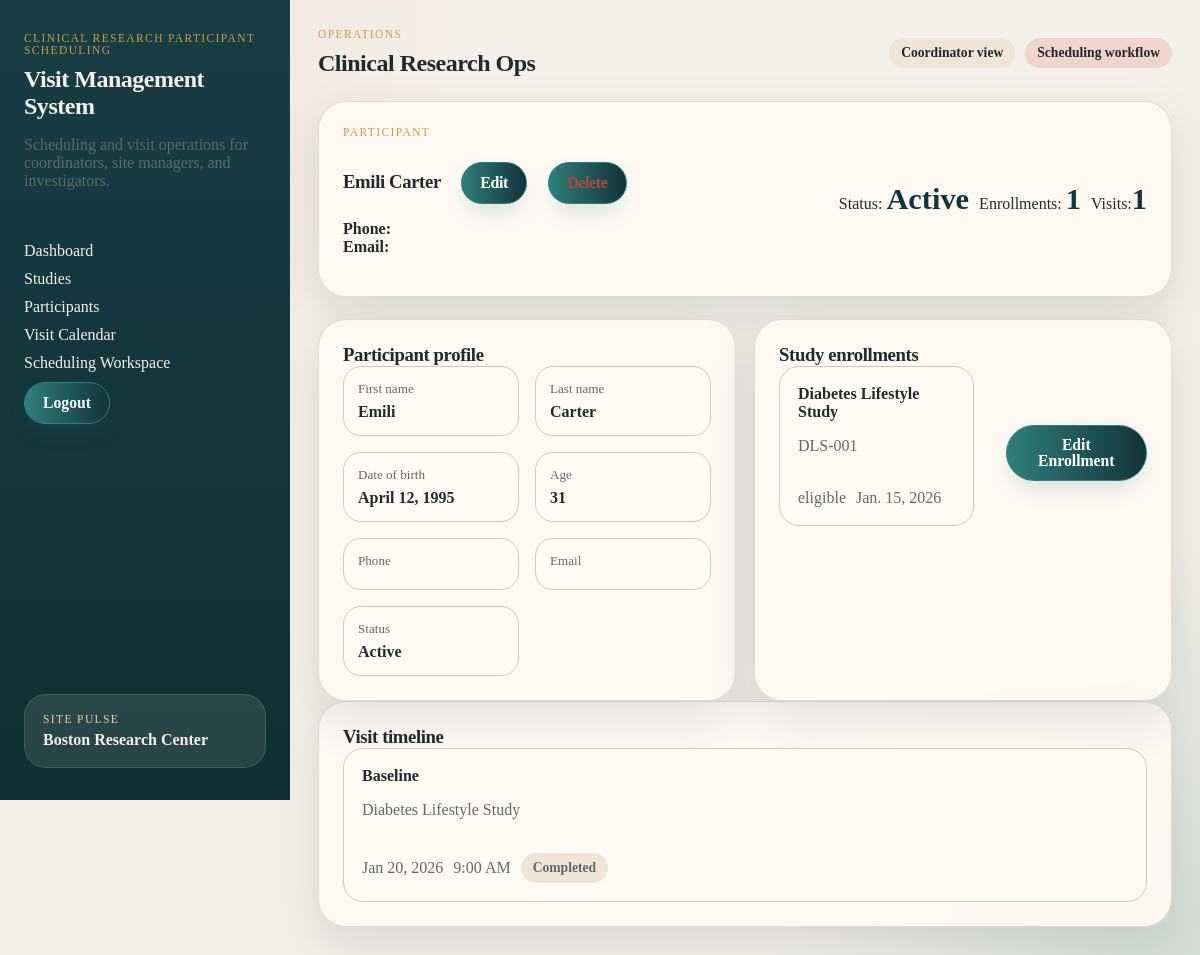
The page /project/participants/1/ (signed in) on the database its author committed.
### project/models.py (models this page shows, shortened)
class Participant(models.Model):
    first_name = models.CharField(max_length=100)  # Participant's first name
    last_name = models.CharField(max_length=100)  # Participant's last name
    date_of_birth = models.DateField()  # Date of birth
    age = models.PositiveIntegerField(null=True, blank=True)  # Age (optional, can be calculated from DOB)
    sex = models.CharField(
        max_length=20,
        choices=[('male', 'Male'), ('female', 'Female'), ('other', 'Other'), ('prefer_not_to_say', 'Prefer not to say')],
        default='prefer_not_to_say',
    )  # Sex
    phone = models.CharField(max_length=20, blank=True)  # Phone number
    email = models.EmailField(max_length=254, blank=True)  # Email address
    STATUS_CHOICES = [
        ('active', 'Active'),
        ('withdrawn', 'Withdrawn'),
        ('completed', 'Completed'),
        ('inactive', 'Inactive'),
    ]
    status = models.CharField(
        max_length=20,
        choices=STATUS_CHOICES,
        default='active'
    )
    @property
    def age_calculated(self):
        from datetime import date
        if self.date_of_birth:
            today = date.today()
            try:
                birthday = self.date_of_birth.replace(year=today.year)
            except ValueError:
                birthday = self.date_of_birth.replace(year=today.year, month=self.date_of_birth.month + 1, day=1)
            age = today.year - self.date_of_birth.year
            if today < birthday:
                age -= 1
            return age
        return None
    def __str__(self):
        return f"{self.first_name} {self.last_name}"

class Enrollment(models.Model):
    participant = models.ForeignKey(Participant, on_delete=models.CASCADE)  # Link to participant
    study = models.ForeignKey(Study, on_delete=models.CASCADE)  # Link to study
    consent_date = models.DateField()  # Date consent was given
    SCREENING_STATUS_CHOICES = [
        ('pending', 'Pending'),
        ('eligible', 'Eligible'),
        ('ineligible', 'Ineligible'),
        ('screen_failed', 'Screen Failed'),
    ]
    screening_status = models.CharField(
        max_length=20,
        choices=SCREENING_STATUS_CHOICES,
        default='pending'
    )
    enrollment_date = models.DateField()  # Date of enrollment

class Study(models.Model):
    title = models.CharField(max_length=200)  # Study title
    protocol_number = models.CharField(max_length=50)  # Unique protocol identifier
    description = models.TextField()  # Study description
    STUDY_STATUS_CHOICES = [
        ('active', 'Active'),
        ('closed', 'Closed'),
        ('paused', 'Paused'),
    ]
    status = models.CharField(
        max_length=20,
        choices=STUDY_STATUS_CHOICES,
        default='active'
    )

class Visit(models.Model):
    enrollment = models.ForeignKey(Enrollment, on_delete=models.CASCADE)  # Link to enrollment
    visit_date = models.DateTimeField()  # Date and time of visit
    visit_type = models.CharField(max_length=100)  # e.g., 'screening', 'follow-up'
    VISIT_STATUS_CHOICES = [
        ('scheduled', 'Scheduled'),
        ('completed', 'Completed'),
        ('canceled', 'Canceled'),
        ('missed', 'Missed'),
    ]
    status = models.CharField(
        max_length=20,
        choices=VISIT_STATUS_CHOICES,
        default='scheduled'
    )
    notes = models.TextField()  # Staff notes

### project/views.py (the view)
# urls.py: path("participants/<int:participant_id>/", ParticipantDetailView.as_view(), name="project_participant_detail"),
class ParticipantDetailView(CoordinatorRequiredMixin, DetailView):
    model = Participant
    template_name = "project/participant_detail.html"
    context_object_name = "participant"
    pk_url_kwarg = "participant_id"
    def get_context_data(self, **kwargs):
        context = super().get_context_data(**kwargs)
        participant = self.object
        context["enrollments"] = (
            Enrollment.objects.filter(participant=participant)
            .select_related("study")
            .order_by("-enrollment_date", "-consent_date")
        )
        context["visits"] = (
            Visit.objects.filter(enrollment__participant=participant)
            .select_related("enrollment", "enrollment__study")
            .order_by("visit_date")
        )
        return context

### project/views.py (called while the page is built)
    def test_func(self):
        return hasattr(self.request.user, 'userprofile') and \
               self.request.user.userprofile.role == 'coordinator'

### project/templates/project/participant_detail.html (shortened to what this page needs)
{% extends "project/base.html" %}
{% block content %}
<section class="detail-hero">
  <div>
    <p class="eyebrow">Participant</p>
    <h3>{{ participant }}
      <a href="{% url 'project_participant_edit' participant.id %}" class="button-link button-link-inline">Edit</a>
      <a href="{% url 'project_participant_delete' participant.id %}" class="button-link button-link-inline delete-link">Delete</a>
    </h3>
    <p>
      <strong>Phone:</strong> {{ participant.phone }}<br>
      <strong>Email:</strong> {{ participant.email }}
    </p>
  </div>
  <div class="hero-stats">
    <div><span>Status: </span><strong>{{ participant.status }}</strong></div>
    <div><span>Enrollments: </span><strong>{{ enrollments.count }}</strong></div>
    <div><span>Visits:</span><strong>{{ visits.count }}</strong></div>
  </div>
</section>
<section class="content-grid">
  <article class="panel">
    <div class="panel-header">
      <h3>Participant profile</h3>
    </div>
    <dl class="detail-list">
      <div><dt>First name</dt><dd>{{ participant.first_name }}</dd></div>
      <div><dt>Last name</dt><dd>{{ participant.last_name }}</dd></div>
      <div><dt>Date of birth</dt><dd>{{ participant.date_of_birth }}</dd></div>
      <div><dt>Age</dt><dd>{{ participant.age_calculated }}</dd></div>
      <div><dt>Phone</dt><dd>{{ participant.phone }}</dd></div>
      <div><dt>Email</dt><dd>{{ participant.email }}</dd></div>
      <div><dt>Status</dt><dd>{{ participant.status }}</dd></div>
    </dl>
  </article>
  <article class="panel">
    <div class="panel-header">
      <h3>Study enrollments</h3>
    </div>
    <div class="stack-list">
      {% for enrollment in enrollments %}
        <div class="enrollment-row-flex">
          <a class="list-row" href="{% url 'project_study_detail' enrollment.study.id %}">
            <div>
              <strong>{{ enrollment.study.title }}</strong>
              <p>{{ enrollment.study.protocol_number }}</p>
            </div>
            <div class="row-meta">
              <span>{{ enrollment.screening_status }}</span>
              <span>{{ enrollment.enrollment_date }}</span>
            </div>
          </a>
          <a href="{% url 'project_enrollment_edit' enrollment.id %}" class="button-link enrollment-edit-link">Edit Enrollment</a>
        </div>
      {% empty %}
        <p class="empty-state">This participant is not enrolled in any studies yet.</p>
      {% endfor %}
    </div>
  </article>
</section>
<section class="panel">
  <div class="panel-header">
    <h3>Visit timeline</h3>
  </div>
    <div class="stack-list">
      {% for visit in visits %}
        <a class="list-row" href="{% url 'project_visit_detail' visit.id %}">
          <div>
            <strong>{{ visit.visit_type }}</strong>
            <p>{{ visit.enrollment.study.title }}</p>
          </div>
          <div class="row-meta">
            <span>{{ visit.visit_date|date:"M j, Y" }}</span>
            <span>{{ visit.visit_date|date:"g:i A" }}</span>
            <span class="badge">{{ visit.status }}</span>
          </div>
        </a>
      {% empty %}
        <p class="empty-state">No visits scheduled for this participant.</p>
      {% endfor %}
    </div>
</section>
{% endblock %}

### static/project.css (style rules this page uses)
:root { --bg: #f4efe8; --panel: #fffaf4; --panel-strong: #f0e4d6; --line: #d6c5b2; --text: #1f2a2c; --muted: #5e6a68; --navy: #12343b; --teal: #2f7f7a; --coral: #d66a4d; --gold: #c79b45; --danger: #b2493d; --shadow: 0 18px 48px rgba(18, 52, 59, 0.12); }
* { box-sizing: border-box; }
html, body { margin: 0; padding: 0; }
body { font-family: Georgia, "Times New Roman", serif; color: var(--text); background: radial-gradient(circle at top left, rgba(214, 106, 77, 0.12), transparent 30%), radial-gradient(circle at bottom right, rgba(47, 127, 122, 0.16), transparent 28%), var(--bg); }
a { color: inherit; text-decoration: none; }
h1, h2, h3, h4 { margin: 0; font-family: "Palatino Linotype", "Book Antiqua", Palatino, serif; letter-spacing: -0.02em; }
.nav, .stack-list, .metric-grid, .card-grid, .content-grid, .day-grid, .scheduler-form, form { display: grid; gap: 16px; }
.metric-grid, .card-grid, .content-grid, .day-grid { margin-top: 22px; gap: 18px; }
.content-grid, .day-grid { grid-template-columns: repeat(2, minmax(0, 1fr)); }
.page-header, .panel-header, .hero, .detail-hero, .list-row, .metric-card, .study-card, .day-card, .study-card-header { display: flex; justify-content: space-between; gap: 18px; }
.header-actions, .study-meta, .chip-row, .hero-stats, .study-card-actions, .row-meta, .profile-actions { display: flex; flex-wrap: wrap; gap: 10px; align-items: center; }
.hero, .detail-hero, .panel, .day-card { padding: 24px; border-radius: 28px; background: rgba(255, 250, 244, 0.88); border: 1px solid rgba(214, 197, 178, 0.6); box-shadow: var(--shadow); }
.eyebrow, .status-label { text-transform: uppercase; font-size: 0.72rem; letter-spacing: 0.12em; }
.eyebrow { color: var(--gold); margin: 0 0 10px; }
.brand-copy, .subtle, .hero-copy, .metric-card span, .list-row p, .study-card p, .detail-list dt, .bullet-list, .status-card span, .study-protocol, .row-meta, .hero-label, .empty-state, .visit-study, .enrollment-protocol { color: var(--muted); }
.metric-card strong, .hero-stats strong { font-size: 1.9rem; color: var(--navy); }
.pill, .badge, .doc-chip, .status-badge, .screening-badge, .visit-badge { display: inline-flex; align-items: center; justify-content: center; width: fit-content; padding: 7px 12px; border-radius: 999px; font-size: 0.85rem; font-weight: 700; background: var(--panel-strong); }
.btn, .button-link, .scheduler-form button, form button, input[type="submit"], button[type="submit"] { display: inline-flex; align-items: center; justify-content: center; gap: 0.4em; width: fit-content; min-height: 42px; line-height: 1; font-family: inherit; font-size: 0.98rem; font-weight: 700; padding: 0.75em 1.15em; border-radius: 999px; border: 1.5px solid transparent; cursor: pointer; text-align: center; text-decoration: none; transition: transform 0.2s ease, box-shadow 0.2s ease, background 0.2s ease, border-color 0.2s ease; box-shadow: 0 0.7em 1.5em -0.5em rgba(47, 127, 122, 0.25); }
.btn-primary, .button-link, .scheduler-form button, form button, input[type="submit"], button[type="submit"] { background: linear-gradient(90deg, var(--teal), var(--navy)); color: #fff; border-color: var(--teal); }
.button-link { margin-top: 14px; }
.metric-card, .study-card, .day-card, .list-row { flex-direction: column; }
.list-row { padding: 18px; border-radius: 20px; background: var(--panel); border: 1px solid var(--line); }
.detail-list { display: grid; grid-template-columns: repeat(2, minmax(0, 1fr)); gap: 16px; margin: 0; }
.detail-list div { padding: 14px; border-radius: 18px; background: var(--panel); border: 1px solid var(--line); }
.detail-list dt { font-size: 0.82rem; margin-bottom: 6px; }
.detail-list dd { margin: 0; font-weight: 600; }
.button-link-inline { font-size: 1rem; margin-left: 1rem; }
.delete-link { color: var(--danger) !important; }
.enrollment-row-flex { display: flex; align-items: center; justify-content: space-between; gap: 16px; }
.enrollment-edit-link { margin-left: 1em; }

### rows shown on the page
Participant: first_name+last_name "Emili Carter", status "Active", first_name "Emili", last_name "Carter", date_of_birth "April 12, 1995", age_calculated "31"
Enrollment: study "Diabetes Lifestyle Study", study.protocol_number "DLS-001", screening_status "eligible", enrollment_date "Jan. 15, 2026"
Visit: visit_type "Baseline", enrollment.study "Diabetes Lifestyle Study", visit_date "Jan 20, 2026", visit_date "9:00 AM", status "Completed"

### other values the page prints
{{ enrollments.count }} "1"
{{ visits.count }} "1"
